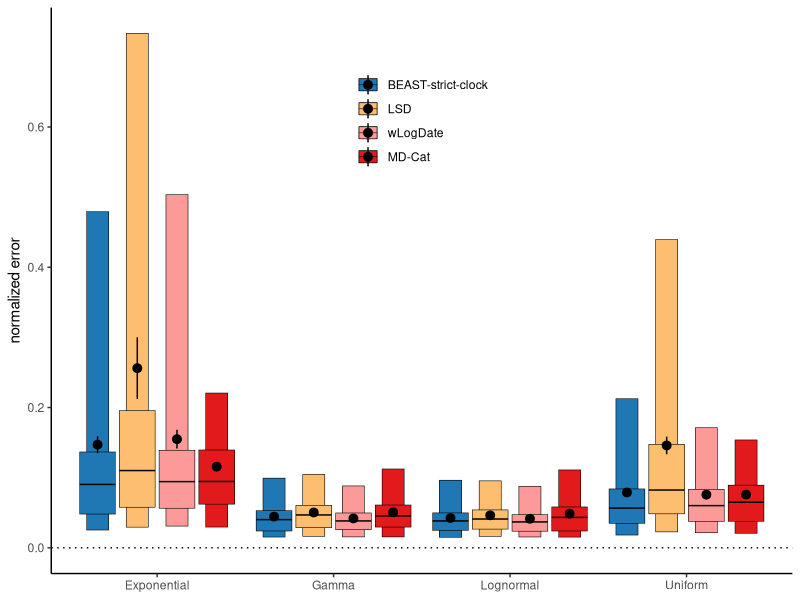
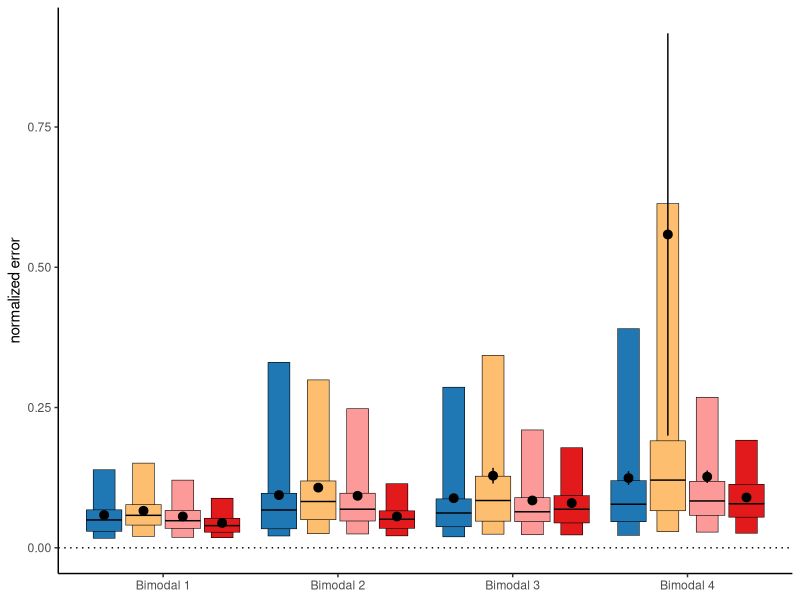
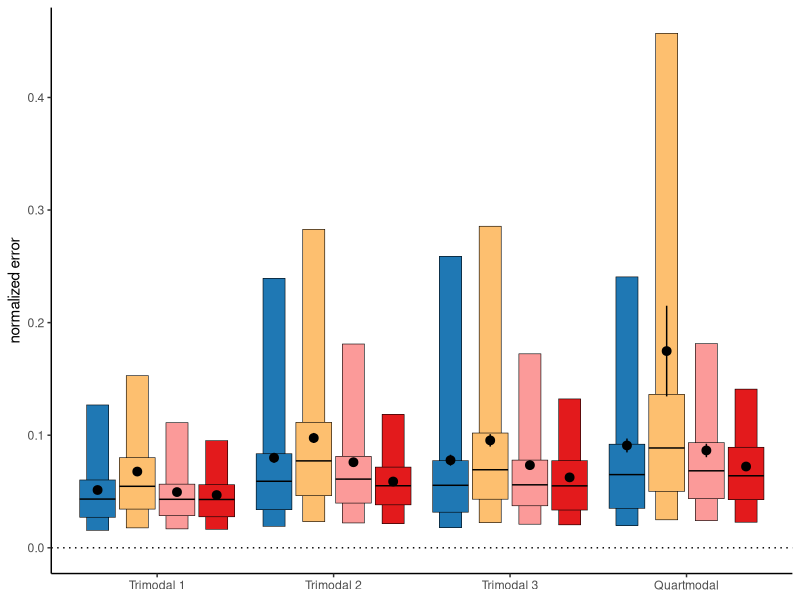
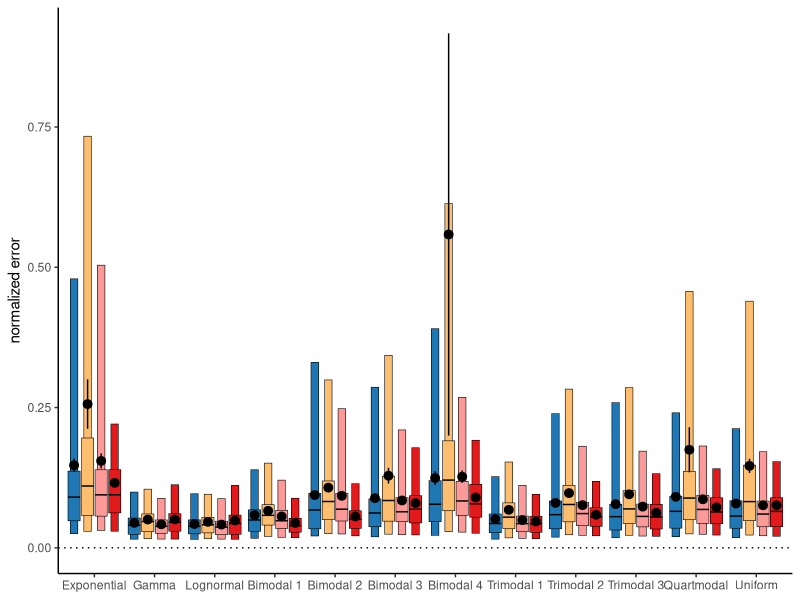
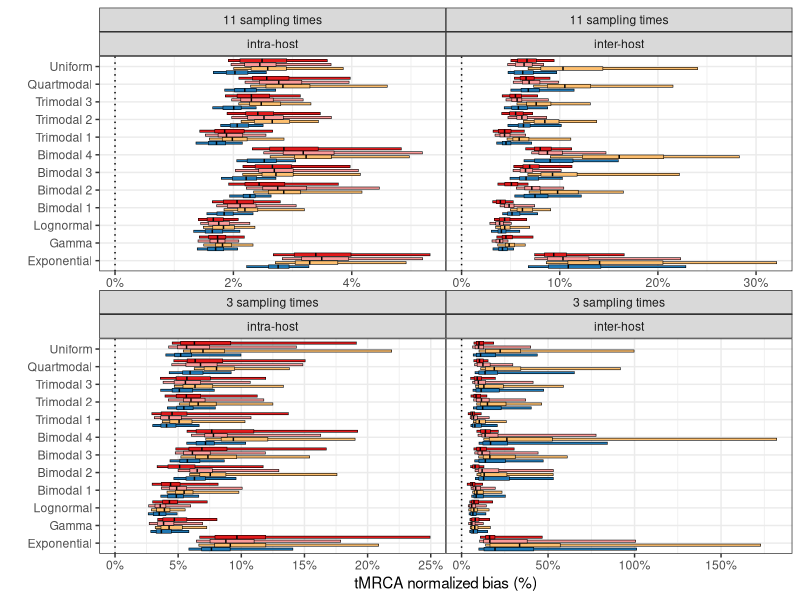
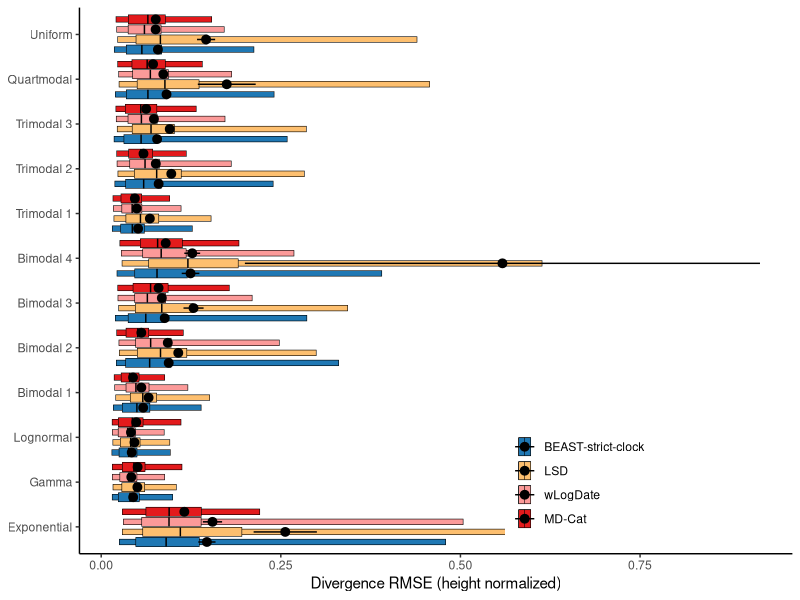
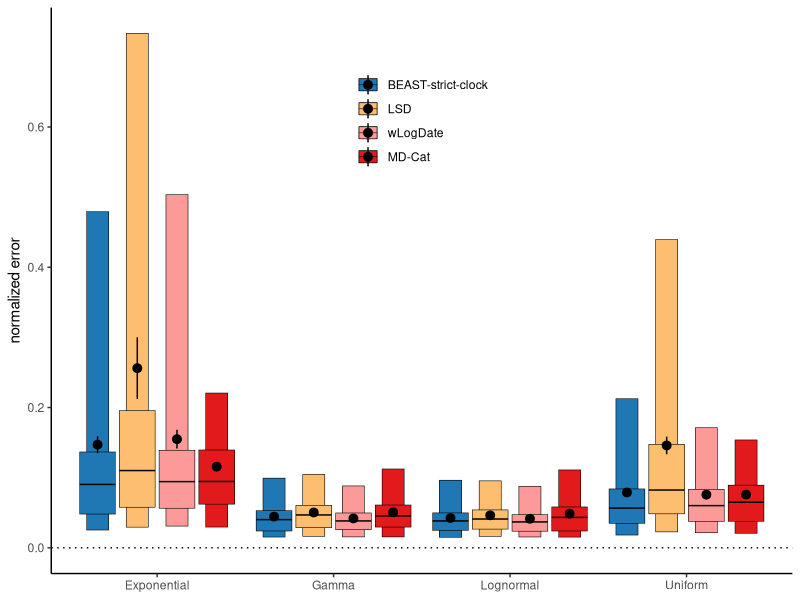
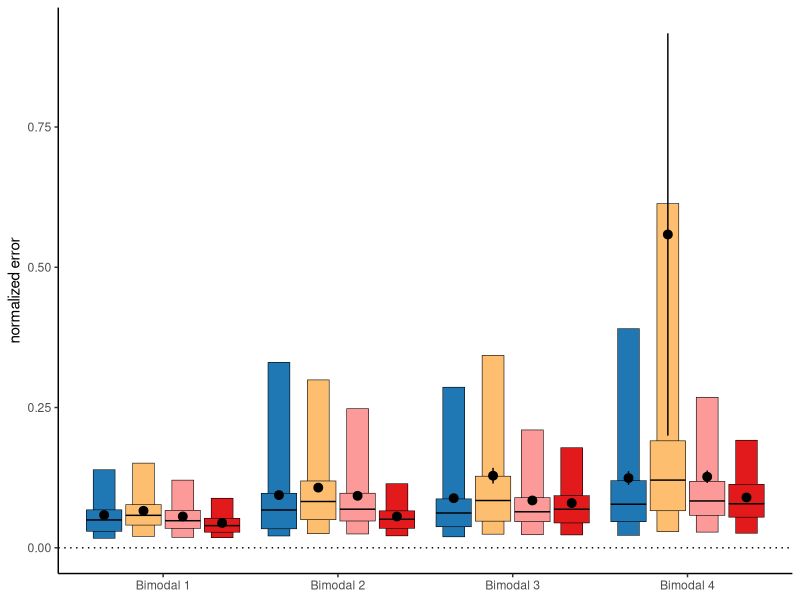

Write R code to recreate these figures, in order.
require(ggplot2)
require(scales)

d = read.table("../HIV/all_divergence.txt",header=T)

h = data.frame("treeModel"=c("D750_11_10","D750_3_25","D995_11_10","D995_3_25"),
               "height"=c(29.3667,66.8334,22.4934,32.4669),
               "name"=c("M3","M4","M1","M2"))

d1 = merge(d,h)
         
d1$method = factor(d1$method,levels=c("Bstrict","Blnorm","lsd","wlogdate","emd"),
                   labels=c("BEAST-strict-clock","BEAST-lognormal","LSD","wLogDate","MD-Cat"))
d1$clockModel =factor(d1$clockModel,levels = c("exp","gamma","lognorm",
                                               "clock4","clock3","clock1","clock2",
                                               "trilnormcave","trilnormvex","trilnorm",
                                               "quartlnorm","uniform"),
                      labels = c("Exponential","Gamma","Lognormal",
                                 "Bimodal 1","Bimodal 2","Bimodal 3","Bimodal 4",
                                 "Trimodal 1","Trimodal 2","Trimodal 3",
                                 "Quartmodal","Uniform"))

quantiles_95 <- function(x) {
  r <- quantile(x, probs=c(0.05, 0.5, 0.95))
  names(r) <- c("ymin", "y", "ymax")
  r
}

quantiles_75 <- function(x) {
  r <- quantile(x, probs=c(0.25, 0.5, 0.75))
  names(r) <- c("ymin", "y", "ymax")
  r
}

d1$error = sqrt(d1$mse)/d1$height

d1$host = "intra-host"
d1[d1$name %in% c("M3","M4"),]$host = "inter-host"
d1$host = factor(d1$host,levels = c("intra-host","inter-host"))

d1$nsmpltime = "11 sampling times"
d1[d1$name %in% c("M2","M4"),]$nsmpltime = "3 sampling times"

ggplot(d1[!d1$method %in% c("BEAST-lognormal") & d1$clockModel %in% c("Exponential","Lognormal","Gamma","Uniform"),],
       aes(x=clockModel,y=error,fill=method)) + 
  stat_summary(position=position_dodge(width=0.9),width=.5,
               fun.data = quantiles_95,geom="crossbar",size=0.2) +
  stat_summary(position=position_dodge2(width=0.75),
               fun.data = quantiles_75,geom="crossbar",size=0.2) +
  stat_summary(position=position_dodge2(width = 0.9)) +
  #stat_summary(aes(group=method),geom="line") +
  geom_hline(yintercept = 0,linetype=3) + 
  scale_fill_manual(values = RColorBrewer::brewer.pal(7,'Paired')[c(2,7,5:6)]) +
  scale_y_continuous()+
  #scale_y_log10() +
  #coord_cartesian(ylim = c(0.007,5)) +
  #facet_wrap(~treeModel,nrow=1) +
  ylab("normalized error") + 
  theme_classic() + theme(legend.title = element_blank(),
                          legend.position = c(0.5,0.8),axis.title.x = element_blank()) +
  theme(panel.spacing = unit(0,"pt"))
ggsave("results_mse_canonical.pdf",width = 5,height = 3.8)

ggplot(d1[!d1$method %in% c("BEAST-lognormal") & d1$clockModel %in% c("Bimodal 1","Bimodal 2","Bimodal 3","Bimodal 4"),],aes(x=clockModel,y=error,fill=method)) + 
  #geom_boxplot(outlier.alpha = 0.5,outlier.size = 0.1,notch=T) + 
  stat_summary(position=position_dodge(width=0.9),width=.5,
               fun.data = quantiles_95,geom="crossbar",size=0.2) +
  stat_summary(position=position_dodge2(width=0.75),
               fun.data = quantiles_75,geom="crossbar",size=0.2) +
  stat_summary(position=position_dodge2(width = 0.9)) +
  #stat_summary(aes(group=method),geom="line") +
  geom_hline(yintercept = 0,linetype=3) + 
  scale_fill_manual(values = RColorBrewer::brewer.pal(7,'Paired')[c(2,7,5:6)]) +
  scale_y_continuous()+
  #scale_y_log10() +
  #coord_cartesian(ylim = c(0.007,5)) +
  #facet_wrap(~clockModel,nrow=3) +
  ylab("normalized error") + 
  theme_classic() + theme(legend.title = element_blank(),
                          legend.position = "None",axis.title.x = element_blank()) +
  theme(panel.spacing = unit(0,"pt"))
ggsave("results_mse_bimodal.pdf",width = 5,height = 3.8)

ggplot(d1[!d1$method %in% c("BEAST-lognormal") & d1$clockModel %in% c("Trimodal 1","Trimodal 2","Trimodal 3","Quartmodal"),],aes(x=clockModel,y=error,fill=method)) + 
  stat_summary(position=position_dodge(width=0.9),width=.5,
               fun.data = quantiles_95,geom="crossbar",size=0.2) +
  stat_summary(position=position_dodge2(width=0.75),
               fun.data = quantiles_75,geom="crossbar",size=0.2) +
  stat_summary(position=position_dodge2(width = 0.9)) +
  #stat_summary(aes(group=method),geom="line") +
  geom_hline(yintercept = 0,linetype=3) + 
  scale_fill_manual(values = RColorBrewer::brewer.pal(7,'Paired')[c(2,7,5:6)]) +
  scale_y_continuous()+
  ylab("normalized error") + xlab("tree model") +
  theme_classic() + theme(legend.title = element_blank(),
                          legend.position = "None",axis.title.x = element_blank()) +
  theme(panel.spacing = unit(0,"pt"))
ggsave("results_mse_multimodal.pdf",width = 5,height = 3.8)




ggplot(d1[!d1$method %in% c("BEAST-lognormal") ,],
       aes(x=clockModel,y=error,fill=method)) + 
  stat_summary(position=position_dodge(width=0.9),width=.5,
               fun.data = quantiles_95,geom="crossbar",size=0.2) +
  stat_summary(position=position_dodge2(width=0.75),
               fun.data = quantiles_75,geom="crossbar",size=0.2) +
  stat_summary(position=position_dodge2(width = 0.9)) +
  #stat_summary(aes(group=method),geom="line") +
  geom_hline(yintercept = 0,linetype=3) + 
  scale_fill_manual(values = RColorBrewer::brewer.pal(7,'Paired')[c(2,7,5:6)]) +
  scale_y_continuous()+
  ylab("normalized error") + xlab("tree model") +
  theme_classic() + theme(legend.title = element_blank(),
                          legend.position = "None",axis.title.x = element_blank()) +
  theme(panel.spacing = unit(0,"pt"))


ggplot(d1[!d1$method %in% c("BEAST-lognormal") ,],
       aes(y=clockModel,x=error,fill=method)) + 
  stat_summary(position=position_dodge(width=0.9),width=.5,
               fun.data = quantiles_95,geom="crossbar",size=0.2) +
  stat_summary(position=position_dodge2(width=0.75),
               fun.data = quantiles_75,geom="crossbar",size=0.2) +
  #stat_summary(position=position_dodge2(width = 0.9)) +
  #stat_summary(aes(group=method),geom="line") +
  geom_vline(xintercept = 0,linetype=3) + 
  scale_fill_manual(values = RColorBrewer::brewer.pal(7,'Paired')[c(2,7,5:6)]) +
  scale_x_continuous(label=percent)+
  scale_y_discrete(name="") +
  facet_wrap(nsmpltime~host,scale="free_x") +
  xlab("tMRCA normalized bias (%)") + ylab("") +
  theme_bw() + theme(legend.title = element_blank(), legend.position = "none") +
  theme(panel.spacing = unit(0,"pt"))
ggsave("../HIV/results_mse_all.pdf",width = 8,height = 6.7)

ggplot(d1[!d1$method %in% c("BEAST-lognormal")  ,],
       aes(y=clockModel,
           x=error,fill=method)) + 
  #geom_boxplot(outlier.alpha = 0.5,outlier.size = 0.1,notch=T) + 
  stat_summary(position=position_dodge(width=0.9),width=.5,
               fun.data = quantiles_95,geom="crossbar",size=0.2) +
  stat_summary(position=position_dodge2(width=0.75),
               fun.data = quantiles_75,geom="crossbar",size=0.2) +
  stat_summary(position=position_dodge2(width = 0.9)) +
  #stat_summary(aes(group=method),geom="line") +
  geom_hline(yintercept = 0,linetype=3) + 
  scale_fill_manual(values = RColorBrewer::brewer.pal(7,'Paired')[c(2,7,5:6)]) +
  scale_x_continuous()+
  #scale_y_log10() +
  #coord_cartesian(ylim = c(0.007,5)) +
  #facet_wrap(~clockModel,nrow=3) +
  xlab("Divergence RMSE (height normalized)") + 
  theme_classic() + theme(legend.title = element_blank(),
                          legend.position = c(.7,.13),
                          axis.title.y = element_blank()) +
  theme(panel.spacing = unit(0,"pt"))
ggsave("../HIV/results_mse_sum.pdf",width = 3.75,height = 6.7)
